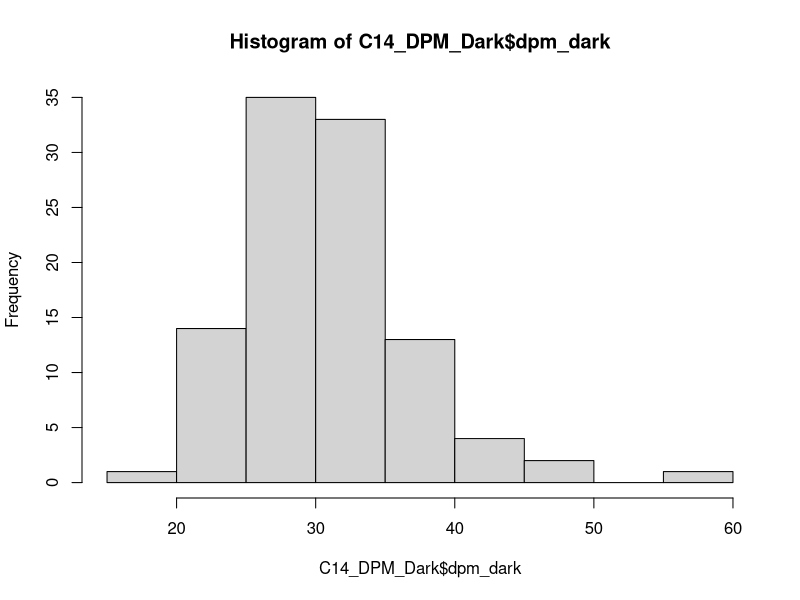
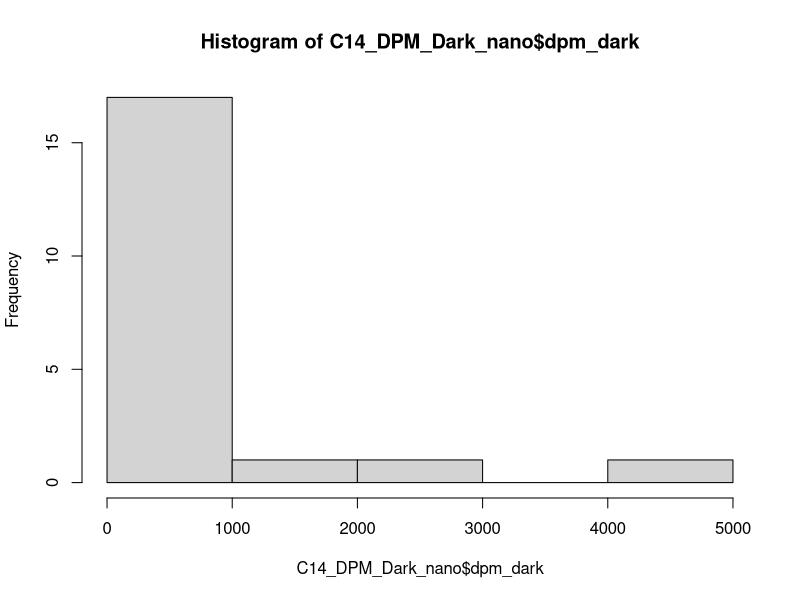
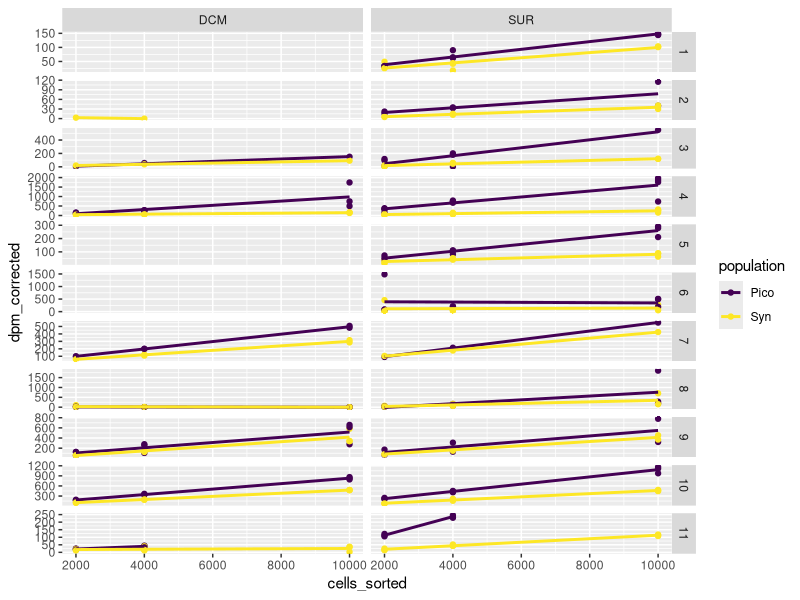
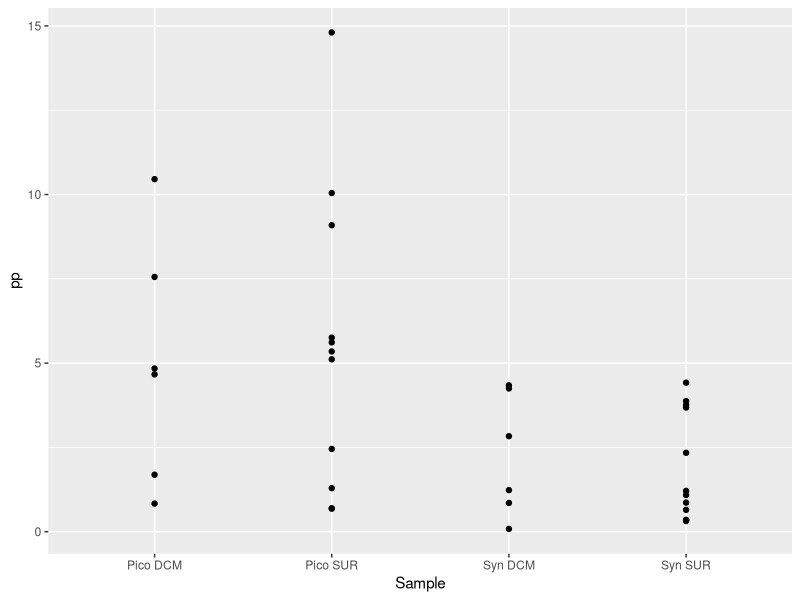
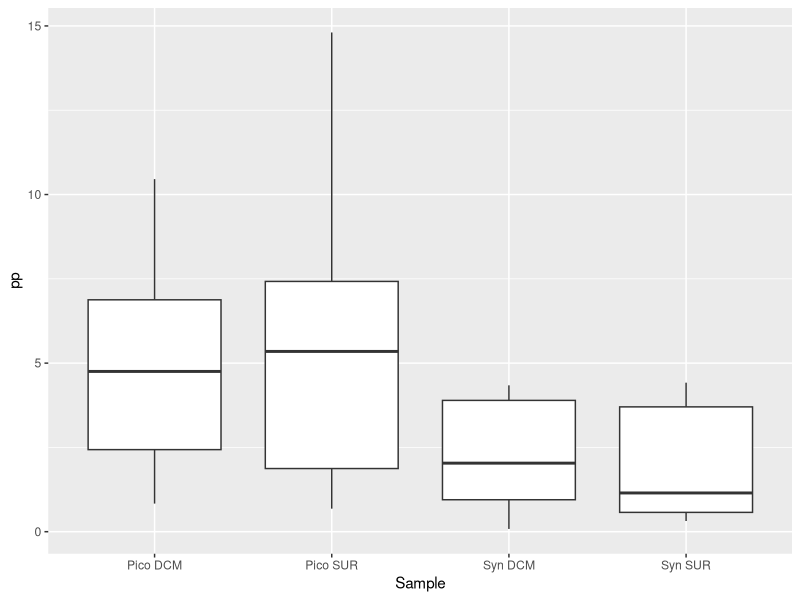
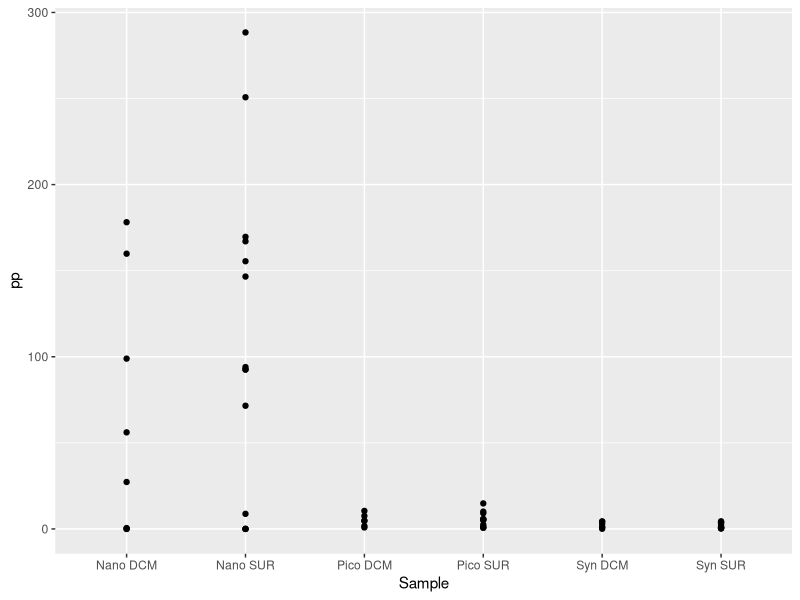
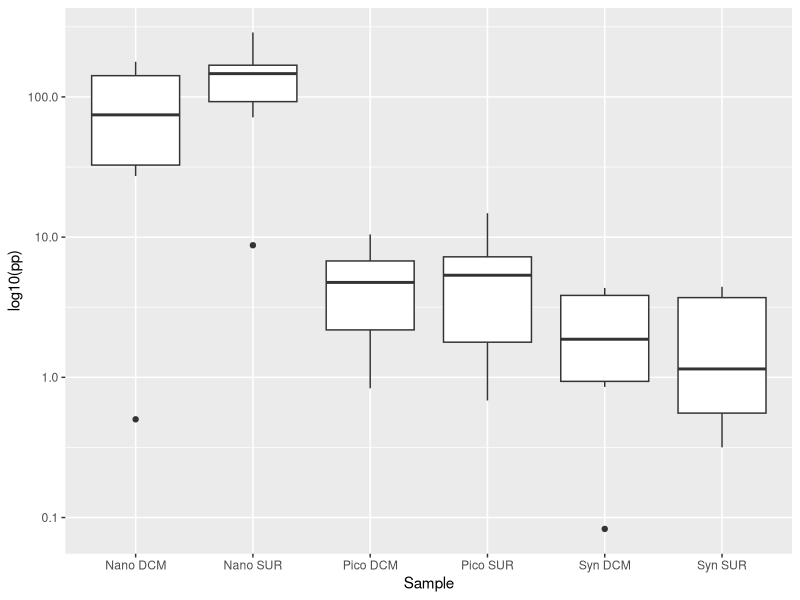
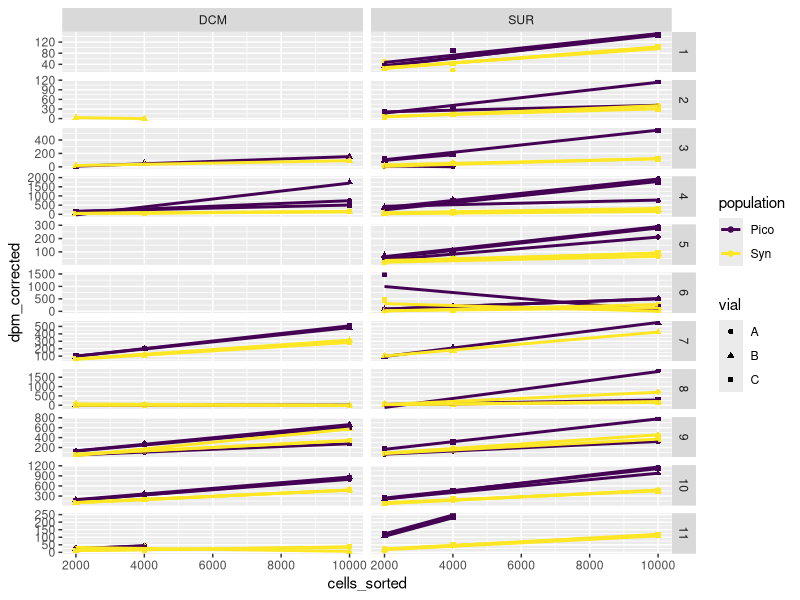

Source code (R) for these figures, in order:
## ---- chunk 1
  knitr::opts_chunk$set(message=FALSE,
                        warning=FALSE,
                        cache=TRUE,
                        tidy=FALSE)
## ---- chunk 2
library(dplyr)
library(tidyverse)
library(ggplot2)
library(broom)
## ---- chunk 3
C14_DPM <- readxl::read_excel("TAN1810 Adriana samples complete _final_AGR_1.0.xlsx", sheet = "Sheet1") %>%
  dplyr::select (Cycle, EXP, STN, DEPTH, SAMPLE, `Vial code`, `sorting population`, `Cells sorted`, DPM1, `SA in DPM (aproximation)`) %>%   
  # Can add more variables latter
  # station and depth for adding updated DIC values
     rename(cycle = Cycle,
            exp = EXP, 
            station = STN,
            depth = DEPTH,
            sample = SAMPLE, 
            vial = `Vial code`, 
            population = `sorting population`, 
            cells_sorted = `Cells sorted`, 
            dpm = DPM1,
            SA = `SA in DPM (aproximation)`) %>%
    filter(population != "Nano")

C14_DPM
## ---- chunk 4
 C14_DPM_Dark <- C14_DPM %>% 
  filter(vial == "D") %>% 
  rename(dpm_dark = dpm) %>% 
  dplyr::select(-vial) # Remove the vial column
C14_DPM_Dark
# Check the values of dpm dark with histogram. The values are normally distributed, concentrated around the mean.
hist(C14_DPM_Dark$dpm_dark)
mean(C14_DPM_Dark$dpm_dark)
## ---- chunk 5
C14_DPM_corrected <- left_join(C14_DPM,C14_DPM_Dark ) %>% 
  filter (vial != "D") %>% 
  # DV - The next line replace dpm_dark to average dpm_dark if no value. Checked with histogram above.
  mutate(dpm_dark = case_when (is.na(dpm_dark) ~ mean(dpm_dark, na.rm = TRUE),
                               TRUE ~ dpm_dark))  %>% 
  # DV - The next line set dpm_correct to zero if negative, as negative values are all close to zero.
  mutate(dpm_corrected = case_when (dpm >= dpm_dark ~ dpm - dpm_dark,
                                    TRUE ~0)) %>% 
  filter(!(exp == 2 & sample == "DCM" & vial == "A")) # I removed this row as there was only one value for the population in the vial.
  #filter(!(exp == 6 & sample == 'SUR' & vial == 'C' & population == 'Pico' & cells_sorted == 2000)) %>% # This value is too high
  #filter(!(exp == 6 & sample == 'SUR' & vial == 'C' & population == 'Syn' & cells_sorted == 2000)) # This value is too high

C14_DPM_corrected  
## ---- chunk 6
DIC_data <- readxl::read_excel("Chla NPP Raw TAN1810 Sept.xlsx", sheet = "Compiled TAN1810 NPP data", skip = 5) %>% 
  select(c(1:34), -c(1,27))

# select for station, depth, DIC, SA. Change all columns to integer to join with DPM output.
DIC_data_corrected <- select(DIC_data, Station, `Depth m`, DIC) %>%
  unique() %>% # delete repeated rows
  rename(station = Station,
         depth = `Depth m`) %>%
  filter(depth != "35/40?") %>% # filter out character to change to integer
  mutate_if(is.character, as.double) # change to double (same format as DPM dataset)

DIC_data_corrected
## ---- chunk 7
C14_DPM_nano <- readxl::read_excel("TAN1810 Adriana samples complete _final_AGR_1.0.xlsx", sheet = "Sheet1") %>%
  dplyr::select (Cycle, EXP, STN, DEPTH, SAMPLE, `Vial code`, `sorting population`, `Cells sorted`, DPM1, `SA in DPM (aproximation)`) %>%   
  # Can add more variables latter
  # station and depth for adding updated DIC values
     rename(cycle = Cycle,
            exp = EXP, 
            station = STN,
            depth = DEPTH,
            sample = SAMPLE, 
            vial = `Vial code`, 
            population = `sorting population`, 
            cells_sorted = `Cells sorted`, 
            dpm = DPM1,
            SA = `SA in DPM (aproximation)`) %>%
    filter(population == "Nano") %>%
    filter(!(exp == 2 & sample == "DCM" & vial == "A"))
C14_DPM_nano
## ---- chunk 8
 C14_DPM_Dark_nano <- C14_DPM_nano %>% 
  filter(vial == "D") %>% 
  rename(dpm_dark = dpm) %>% 
  dplyr::select(-vial)  # Remove the vial column
C14_DPM_Dark_nano
# Check the values of dpm dark with histogram.
hist(C14_DPM_Dark_nano$dpm_dark)
mean(C14_DPM_Dark_nano$dpm_dark)
## ---- chunk 9
C14_DPM_corrected_nano <- left_join(C14_DPM_nano,C14_DPM_Dark_nano) %>% 
  filter (vial != "D") %>% 
  # DV - The next line replace dpm_dark to average dpm_dark if no value. Checked with histogram above.
  mutate(dpm_dark = case_when (is.na(dpm_dark) ~ mean(dpm_dark, na.rm = TRUE),
                               TRUE ~ dpm_dark))  %>% 
  # DV - The next line set dpm_correct to zero if negative, as negative values are all close to zero.
  mutate(dpm_corrected = case_when (dpm >= dpm_dark ~ dpm - dpm_dark,
                                    TRUE ~0)) 
C14_DPM_corrected_nano
## ---- chunk 10
# merge tables
pp_cal_nano <- left_join(C14_DPM_corrected_nano, DIC_data_corrected) %>%
  group_by(SA, population, cycle, DIC, exp, sample) %>%
  mutate(mean_dpm_corrected=mean(dpm_corrected)) %>% #calculate mean
  select(-vial, -dpm, -dpm_dark, -station, -depth, -dpm_corrected) %>%
  distinct() #remove duplicates

pp_cal_nano
## ---- chunk 11
pp_cal_nano <- mutate(pp_cal_nano, pp = DIC*mean_dpm_corrected*(1/(SA*24*1000))*10^9*1.05) %>% #divide by 1000 cells sorted
  ungroup() %>%
  filter(pp >= 0) # remove negative pp values

# add missing rows for data analysis later
pp_cal_nano <- complete(pp_cal_nano, nesting(cycle, exp, sample), population) %>%
  select(-SA, -DIC)%>%
  ungroup()
  
pp_cal_nano
## ---- chunk 12
 ggplot(data = C14_DPM_corrected, aes(x=cells_sorted, y=dpm_corrected, color=population)) +
  geom_point() + stat_smooth(method="lm", se=FALSE) +
  facet_grid(rows=vars(exp), cols=vars(sample), scales = "free_y") +
  scale_color_viridis_d()
## ---- chunk 13
 C14_DPM_model_1 <- C14_DPM_corrected %>%
  group_by(SA, cycle, exp, station, depth, sample, population) %>% 
  tidyr::nest() %>% 
  mutate(
    fit = purrr::map(data, ~ lm(dpm_corrected ~ cells_sorted, data = .x)),
    tidied = purrr::map(fit, tidy)
  ) %>% 
  unnest(tidied)

C14_DPM_model_output_1 <- C14_DPM_model_1 %>% 
  select(exp:population, term, estimate) %>% 
  pivot_wider(names_from="term", values_from ="estimate" ) %>% 
  rename (slope = cells_sorted, intercept = `(Intercept)`)

C14_DPM_model_output_1
  
## ---- chunk 14
# merge tables
pp_cal_1 <- left_join(C14_DPM_model_output_1, DIC_data_corrected)
pp_cal_1
## ---- chunk 15
pp_cal_1 <- mutate(pp_cal_1, pp = DIC*slope*(1/(SA*24))*10^9*1.05) %>%
  ungroup() %>%
  select( -c(station, depth)) %>%
  filter(pp >= 0) # remove negative pp values

# add missing rows for data analysis later
pp_cal_1 <- complete(pp_cal_1, nesting(cycle, exp, sample), population) 
  
pp_cal_1
## ---- chunk 16
pp_cal_1_join<-full_join(pp_cal_1,pp_cal_nano) %>%
  select(-SA,-intercept, -slope, -DIC, -cells_sorted, -mean_dpm_corrected)%>%
  arrange(cycle, exp, sample, population)
pp_cal_1_join
## ---- chunk 17
 
pp_cal_1 %>% 
  group_by(population, sample) %>% 
  summarise(pp_mean = mean(pp, na.rm = TRUE))

pp_cal_1 %>% 
  ggplot() +
  geom_point(aes(x= str_c(population,sample,  sep=" "), y = pp)) +
  xlab("Sample")

pp_cal_1 %>% 
  ggplot() +
  geom_boxplot(aes(x= str_c(population,sample,  sep=" "), y = pp)) +
  xlab("Sample")
## ---- chunk 18
pp_cal_1_join %>% 
  group_by(population, sample) %>% 
  summarise(pp_mean = mean(pp, na.rm = TRUE))

pp_cal_1_join %>% 
  ggplot() +
  geom_point(aes(x= str_c(population,sample,  sep=" "), y = pp)) +
  xlab("Sample")

pp_cal_1_join %>% 
  ggplot() +
  geom_boxplot(aes(x= str_c(population,sample,  sep=" "), y = pp)) +
  xlab("Sample") +
  scale_y_continuous(trans='log10')+
  ylab("log10(pp)")
## ---- chunk 19
 ggplot(data = C14_DPM_corrected, aes(x=cells_sorted, y=dpm_corrected, color=population, shape=vial)) +
  geom_point() + stat_smooth(method="lm", se=FALSE) +
  # DV - Set the y_scale to free so that graph is more easy to read
  facet_grid(rows=vars(exp), cols=vars(sample), scales = "free_y") +
  scale_color_viridis_d()
## ---- chunk 20
 C14_DPM_model_2 <- C14_DPM_corrected %>%
  group_by(cycle, exp, station, depth, sample, population, vial, SA) %>% 
  tidyr::nest() %>% 
  mutate(
    fit = purrr::map(data, ~ lm(dpm_corrected ~ cells_sorted, data = .x)),
    tidied = purrr::map(fit, tidy)
  ) %>% 
  unnest(tidied)

C14_DPM_model_output_2 <- C14_DPM_model_2 %>% 
  dplyr::select(exp:population, term, estimate) %>% 
  pivot_wider(names_from="term", values_from ="estimate" ) %>% 
  rename (slope = cells_sorted, intercept = `(Intercept)`)

C14_DPM_model_output_2
  
## ---- chunk 21
# merge tables
pp_cal_2 <- left_join(C14_DPM_model_output_2, DIC_data_corrected)
pp_cal_2
## ---- chunk 22
pp_cal_2 <- mutate(pp_cal_2, pp = DIC*slope*(1/(SA*24))*10^9*1.05) %>%
  ungroup() %>%
  select( -c(station, depth)) %>%
  filter(pp >= 0) # remove negative pp values

# add missing rows for data analysis later
pp_cal_2 <- complete(pp_cal_2, nesting(cycle, exp, sample), vial, population) 
  
pp_cal_2
## ---- chunk 23
 
pp_cal_2 %>% 
  group_by(population, sample) %>% 
  summarise(pp_mean = mean(pp, na.rm = TRUE))

pp_cal_2 %>% 
  ggplot() +
  geom_point(aes(x= str_c(population,sample,  sep=" "), y = pp)) +
  xlab("Sample")

pp_cal_2 %>% 
  ggplot() +
  geom_boxplot(aes(x= str_c(population,sample,  sep=" "), y = pp)) +
  xlab("Sample")
